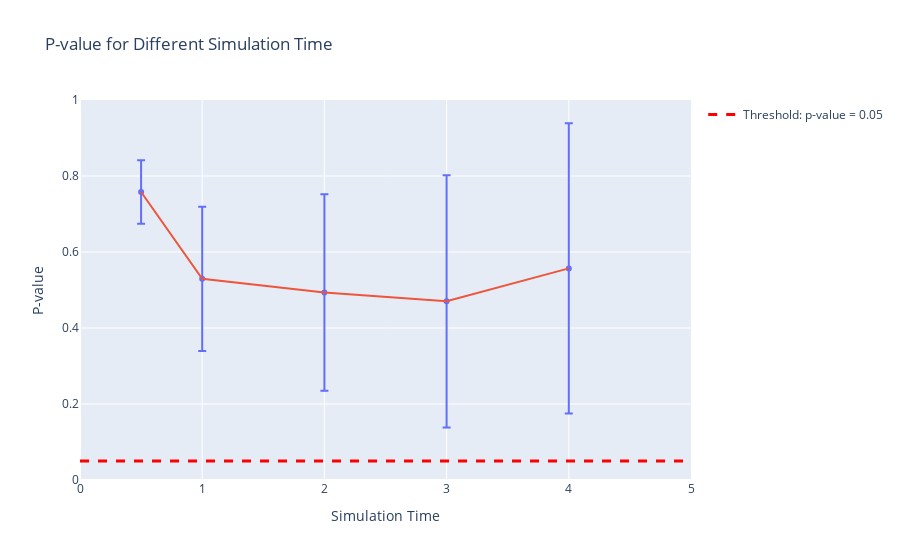

The cell this chart's notebook holds for it:
### Code cell
# Create a dot plot with error bars for standard deviations
fig_time_pvalue = px.scatter(x=time_range, y=p_value_time_mean_values,
                             labels={'x': 'Simulation Time', 'y': 'P-value'},
                             title='P-value for Different Simulation Time',
                             error_y=p_value_time_std_dev_values)

fig_time_pvalue.add_scatter(x=time_range, y=p_value_time_mean_values, mode='lines', showlegend=False)

# Add a horizontal line at y=0.05
fig_time_pvalue.add_scatter(x=[0, 5], y=[0.05, 0.05],
                              mode='lines', line=dict(color='red', dash='dash', width=3),
                              name='Threshold: p-value = 0.05')
# Save the plot as a PDF
# fig_repeat_pvalue.write_image("P_value_length_time.pdf")
fig_time_pvalue.update_yaxes(range=[0, 1])
fig_time_pvalue.update_xaxes(range=[0, 5])

# Show the plot
fig_time_pvalue.show()

### Figure 1 — Plotly figure (JSON) as saved in the notebook; plotly's stock layout.template omitted (floating-point values rounded to 4 significant figures)
{"data": [{"error_y": {"array": [0.08328, 0.1896, 0.2584, 0.3319, 0.382]}, "hovertemplate": "Simulation Time=%{x}<br>P-value=%{y}<extra></extra>", "legendgroup": "", "marker": {"color": "#636efa", "symbol": "circle"}, "mode": "markers", "name": "", "orientation": "v", "showlegend": false, "type": "scatter", "x": [0.5, 1, 2, 3, 4], "xaxis": "x", "y": [0.7579, 0.5293, 0.4935, 0.4702, 0.5569], "yaxis": "y"}, {"mode": "lines", "showlegend": false, "type": "scatter", "x": [0.5, 1, 2, 3, 4], "y": [0.7579, 0.5293, 0.4935, 0.4702, 0.5569]}, {"line": {"color": "red", "dash": "dash", "width": 3}, "mode": "lines", "name": "Threshold: p-value = 0.05", "type": "scatter", "x": [0, 5], "y": [0.05, 0.05]}], "layout": {"legend": {"tracegroupgap": 0}, "title": {"text": "P-value for Different Simulation Time"}, "xaxis": {"anchor": "y", "domain": [0, 1], "range": [0, 5], "title": {"text": "Simulation Time"}}, "yaxis": {"anchor": "x", "domain": [0, 1], "range": [0, 1], "title": {"text": "P-value"}}}}
